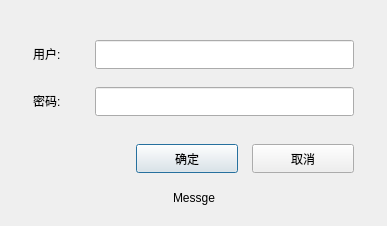
<?xml version="1.0" encoding="UTF-8"?>
<ui version="4.0">
 <class>LoginDlg</class>
 <widget class="QDialog" name="LoginDlg">
  <property name="geometry">
   <rect>
    <x>0</x>
    <y>0</y>
    <width>387</width>
    <height>226</height>
   </rect>
  </property>
  <property name="windowTitle">
   <string>登入</string>
  </property>
  <layout class="QVBoxLayout" name="verticalLayout_5">
   <property name="spacing">
    <number>0</number>
   </property>
   <property name="leftMargin">
    <number>0</number>
   </property>
   <property name="topMargin">
    <number>0</number>
   </property>
   <property name="rightMargin">
    <number>0</number>
   </property>
   <property name="bottomMargin">
    <number>0</number>
   </property>
   <item>
    <widget class="QWidget" name="widget_shadow" native="true">
     <property name="styleSheet">
      <string notr="true">
QWidget#widget_shadow
{
border-width:22px 22px 22px 22px;
border-image: url(:/imgs/shadow.png) 22 22 22 22;

}</string>
     </property>
     <layout class="QVBoxLayout" name="verticalLayout_4">
      <property name="spacing">
       <number>0</number>
      </property>
      <property name="leftMargin">
       <number>0</number>
      </property>
      <property name="topMargin">
       <number>0</number>
      </property>
      <property name="rightMargin">
       <number>0</number>
      </property>
      <property name="bottomMargin">
       <number>0</number>
      </property>
      <item>
       <widget class="QWidget" name="widget_back" native="true">
        <layout class="QVBoxLayout" name="verticalLayout">
         <property name="spacing">
          <number>0</number>
         </property>
         <property name="leftMargin">
          <number>0</number>
         </property>
         <property name="topMargin">
          <number>0</number>
         </property>
         <property name="rightMargin">
          <number>0</number>
         </property>
         <property name="bottomMargin">
          <number>0</number>
         </property>
         <item>
          <widget class="QWidget" name="widget_frame" native="true">
           <layout class="QVBoxLayout" name="verticalLayout_2" stretch="1">
            <property name="spacing">
             <number>0</number>
            </property>
            <property name="leftMargin">
             <number>0</number>
            </property>
            <property name="topMargin">
             <number>0</number>
            </property>
            <property name="rightMargin">
             <number>0</number>
            </property>
            <property name="bottomMargin">
             <number>0</number>
            </property>
            <item>
             <widget class="QWidget" name="widget_pop_cont" native="true">
              <property name="styleSheet">
               <string notr="true"/>
              </property>
              <layout class="QVBoxLayout" name="verticalLayout_3" stretch="1,0,1">
               <property name="spacing">
                <number>0</number>
               </property>
               <property name="leftMargin">
                <number>0</number>
               </property>
               <property name="topMargin">
                <number>0</number>
               </property>
               <property name="rightMargin">
                <number>0</number>
               </property>
               <property name="bottomMargin">
                <number>0</number>
               </property>
               <item>
                <layout class="QVBoxLayout" name="verticalLayout_6">
                 <property name="spacing">
                  <number>18</number>
                 </property>
                 <property name="leftMargin">
                  <number>33</number>
                 </property>
                 <property name="topMargin">
                  <number>30</number>
                 </property>
                 <property name="rightMargin">
                  <number>33</number>
                 </property>
                 <property name="bottomMargin">
                  <number>18</number>
                 </property>
                 <item>
                  <layout class="QHBoxLayout" name="horizontalLayout_2">
                   <property name="spacing">
                    <number>2</number>
                   </property>
                   <property name="leftMargin">
                    <number>0</number>
                   </property>
                   <item>
                    <widget class="QLabel" name="label_name">
                     <property name="minimumSize">
                      <size>
                       <width>60</width>
                       <height>24</height>
                      </size>
                     </property>
                     <property name="maximumSize">
                      <size>
                       <width>60</width>
                       <height>24</height>
                      </size>
                     </property>
                     <property name="text">
                      <string>用户:</string>
                     </property>
                    </widget>
                   </item>
                   <item>
                    <widget class="QLineEdit" name="lineEdit_name">
                     <property name="minimumSize">
                      <size>
                       <width>150</width>
                       <height>29</height>
                      </size>
                     </property>
                     <property name="echoMode">
                      <enum>QLineEdit::Normal</enum>
                     </property>
                    </widget>
                   </item>
                  </layout>
                 </item>
                 <item>
                  <layout class="QHBoxLayout" name="horizontalLayout_8">
                   <property name="spacing">
                    <number>2</number>
                   </property>
                   <property name="rightMargin">
                    <number>0</number>
                   </property>
                   <item>
                    <widget class="QLabel" name="label_password">
                     <property name="minimumSize">
                      <size>
                       <width>60</width>
                       <height>24</height>
                      </size>
                     </property>
                     <property name="maximumSize">
                      <size>
                       <width>60</width>
                       <height>24</height>
                      </size>
                     </property>
                     <property name="text">
                      <string>密码:</string>
                     </property>
                    </widget>
                   </item>
                   <item>
                    <widget class="QLineEdit" name="lineEdit_password">
                     <property name="minimumSize">
                      <size>
                       <width>150</width>
                       <height>29</height>
                      </size>
                     </property>
                     <property name="echoMode">
                      <enum>QLineEdit::Password</enum>
                     </property>
                    </widget>
                   </item>
                  </layout>
                 </item>
                </layout>
               </item>
               <item>
                <layout class="QHBoxLayout" name="horizontalLayout_3">
                 <property name="spacing">
                  <number>0</number>
                 </property>
                 <property name="topMargin">
                  <number>0</number>
                 </property>
                 <property name="rightMargin">
                  <number>33</number>
                 </property>
                 <item>
                  <spacer name="horizontalSpacer_2">
                   <property name="orientation">
                    <enum>Qt::Horizontal</enum>
                   </property>
                   <property name="sizeHint" stdset="0">
                    <size>
                     <width>40</width>
                     <height>20</height>
                    </size>
                   </property>
                  </spacer>
                 </item>
                 <item>
                  <widget class="QPushButton" name="pushButton_ok">
                   <property name="minimumSize">
                    <size>
                     <width>102</width>
                     <height>29</height>
                    </size>
                   </property>
                   <property name="maximumSize">
                    <size>
                     <width>102</width>
                     <height>29</height>
                    </size>
                   </property>
                   <property name="text">
                    <string>确定</string>
                   </property>
                  </widget>
                 </item>
                 <item>
                  <spacer name="horizontalSpacer_3">
                   <property name="orientation">
                    <enum>Qt::Horizontal</enum>
                   </property>
                   <property name="sizeType">
                    <enum>QSizePolicy::Fixed</enum>
                   </property>
                   <property name="sizeHint" stdset="0">
                    <size>
                     <width>14</width>
                     <height>20</height>
                    </size>
                   </property>
                  </spacer>
                 </item>
                 <item>
                  <widget class="QPushButton" name="pushButton_cancel">
                   <property name="minimumSize">
                    <size>
                     <width>102</width>
                     <height>29</height>
                    </size>
                   </property>
                   <property name="maximumSize">
                    <size>
                     <width>58</width>
                     <height>29</height>
                    </size>
                   </property>
                   <property name="text">
                    <string>取消</string>
                   </property>
                  </widget>
                 </item>
                </layout>
               </item>
               <item>
                <widget class="QWidget" name="widget_msg" native="true">
                 <property name="minimumSize">
                  <size>
                   <width>50</width>
                   <height>30</height>
                  </size>
                 </property>
                 <property name="maximumSize">
                  <size>
                   <width>16777215</width>
                   <height>30</height>
                  </size>
                 </property>
                 <layout class="QHBoxLayout" name="horizontalLayout">
                  <property name="spacing">
                   <number>0</number>
                  </property>
                  <property name="leftMargin">
                   <number>0</number>
                  </property>
                  <property name="topMargin">
                   <number>0</number>
                  </property>
                  <property name="rightMargin">
                   <number>0</number>
                  </property>
                  <property name="bottomMargin">
                   <number>0</number>
                  </property>
                  <item>
                   <spacer name="horizontalSpacer_8">
                    <property name="orientation">
                     <enum>Qt::Horizontal</enum>
                    </property>
                    <property name="sizeHint" stdset="0">
                     <size>
                      <width>40</width>
                      <height>20</height>
                     </size>
                    </property>
                   </spacer>
                  </item>
                  <item>
                   <widget class="QLabel" name="label_msg">
                    <property name="text">
                     <string>Messge</string>
                    </property>
                    <property name="alignment">
                     <set>Qt::AlignLeading|Qt::AlignLeft|Qt::AlignVCenter</set>
                    </property>
                    <property name="margin">
                     <number>0</number>
                    </property>
                   </widget>
                  </item>
                  <item>
                   <spacer name="horizontalSpacer_9">
                    <property name="orientation">
                     <enum>Qt::Horizontal</enum>
                    </property>
                    <property name="sizeHint" stdset="0">
                     <size>
                      <width>40</width>
                      <height>20</height>
                     </size>
                    </property>
                   </spacer>
                  </item>
                 </layout>
                </widget>
               </item>
              </layout>
             </widget>
            </item>
           </layout>
          </widget>
         </item>
        </layout>
       </widget>
      </item>
     </layout>
    </widget>
   </item>
  </layout>
 </widget>
 <tabstops>
  <tabstop>lineEdit_password</tabstop>
  <tabstop>pushButton_ok</tabstop>
  <tabstop>pushButton_cancel</tabstop>
  <tabstop>lineEdit_name</tabstop>
 </tabstops>
 <resources/>
 <connections>
  <connection>
   <sender>pushButton_cancel</sender>
   <signal>clicked()</signal>
   <receiver>LoginDlg</receiver>
   <slot>reject()</slot>
   <hints>
    <hint type="sourcelabel">
     <x>309</x>
     <y>194</y>
    </hint>
    <hint type="destinationlabel">
     <x>342</x>
     <y>225</y>
    </hint>
   </hints>
  </connection>
 </connections>
</ui>
